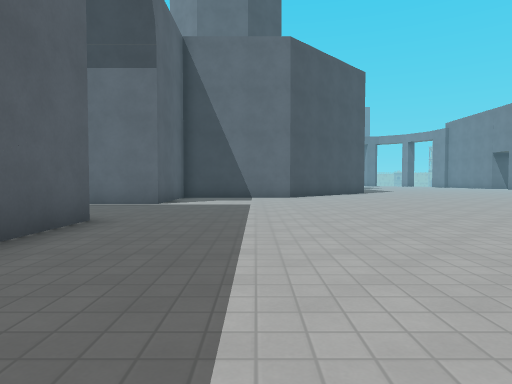
view 1 (above)

24 first-person views from a walk through a 3-D level made in the Godot game engine. The camera is 1.2 m above the floor, tilts 2° down and sees 75° across. The floor is counted in squares, 2 m on a side. Each view is taken from the middle of a square. On the plan, view 1 faces up. The plan holds only what a view shows up to about 10 squares ahead; the rest is blank. The place goes on beyond the plan. Some surface patterns are stand-ins.

view 2
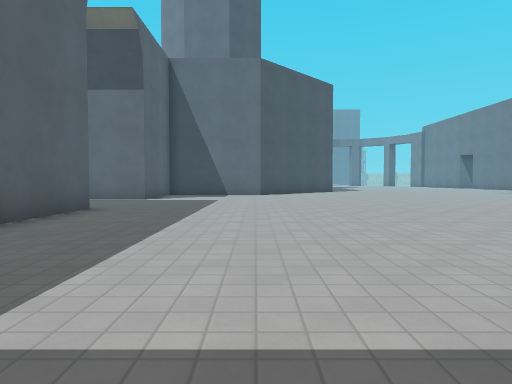

view 3
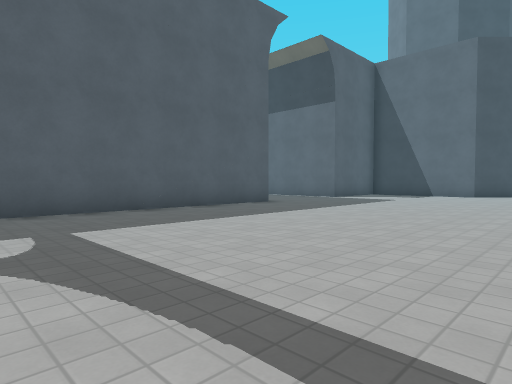

view 4
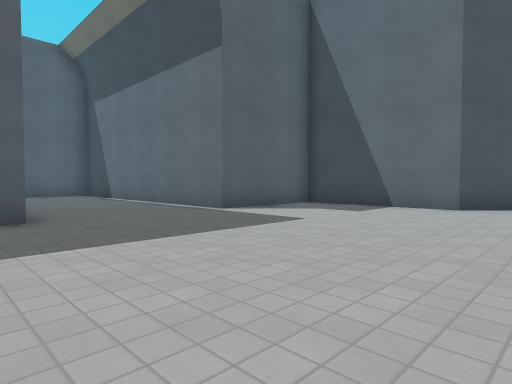

view 5
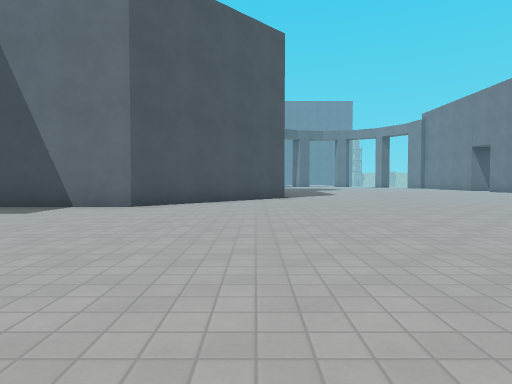

view 6
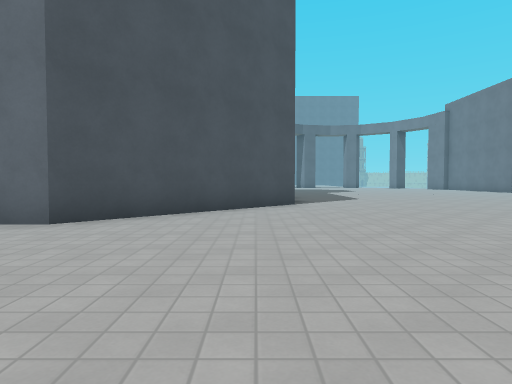

view 7
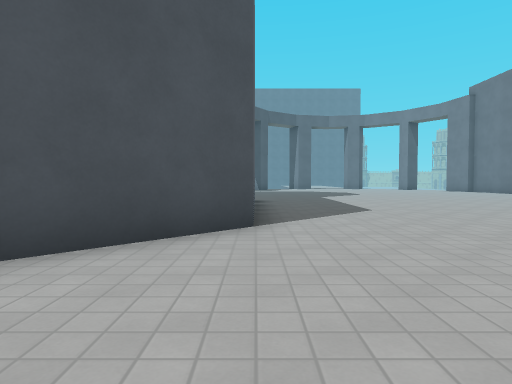

view 8
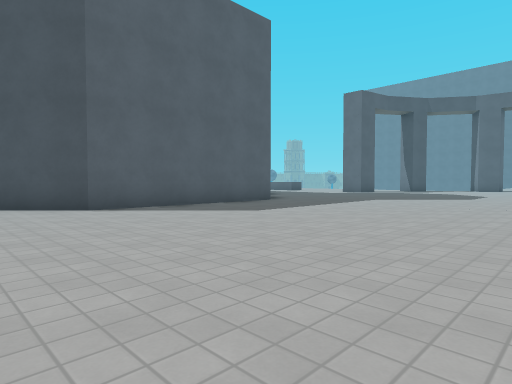

view 9
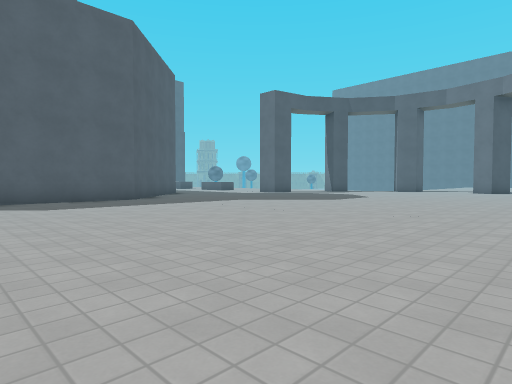

view 10
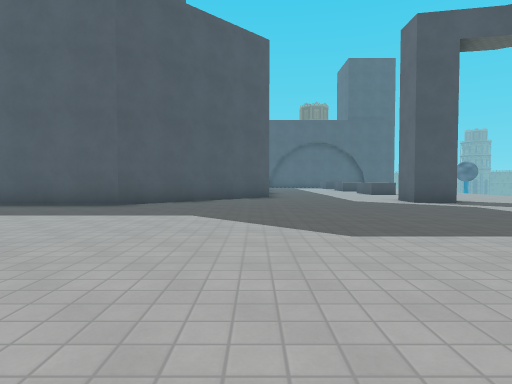

view 11
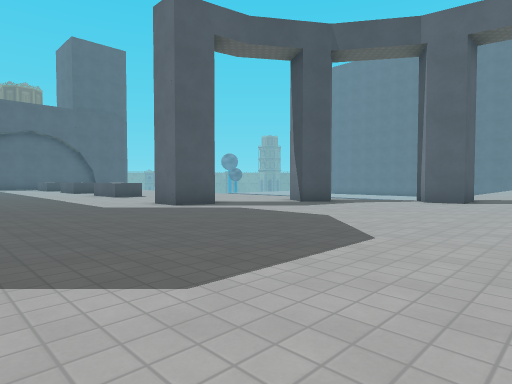

view 12
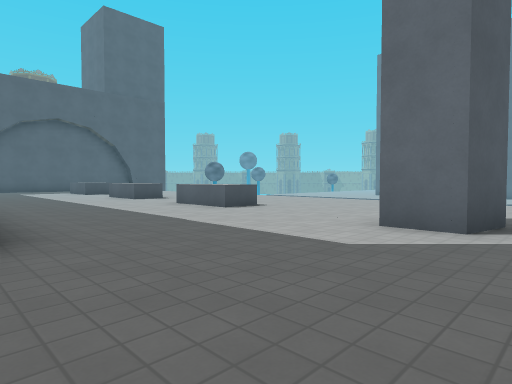

view 13
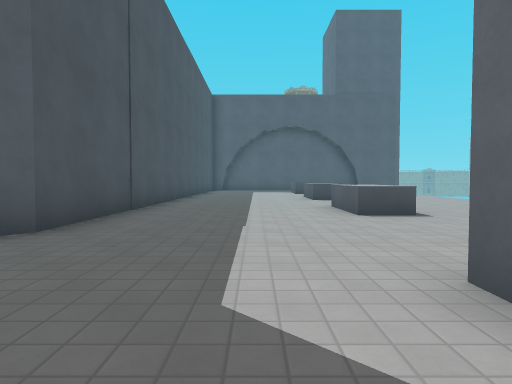

view 14
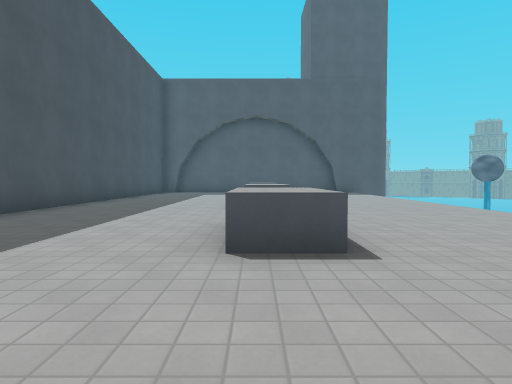

view 15
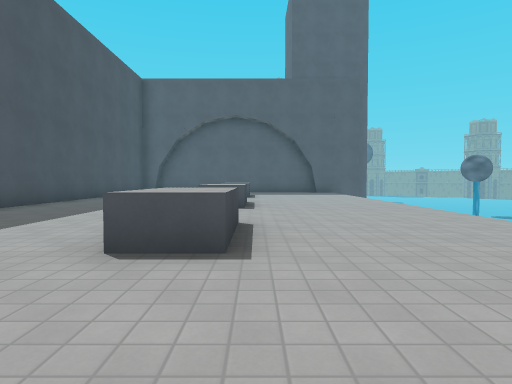

view 16
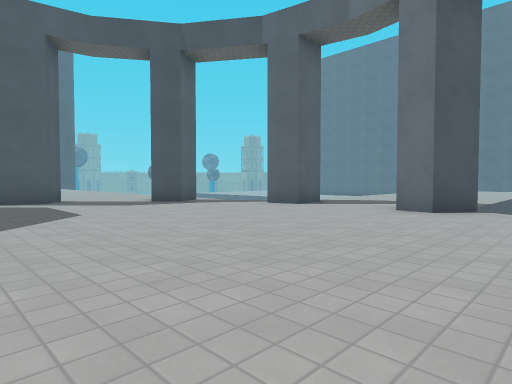

view 17
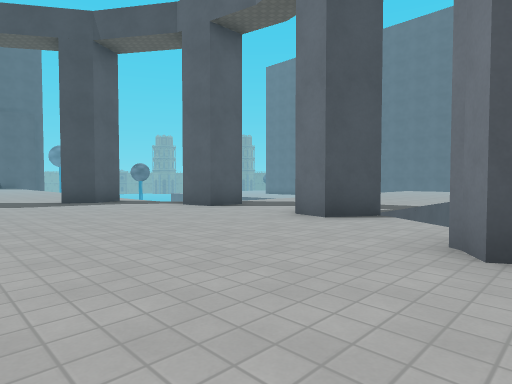

view 18
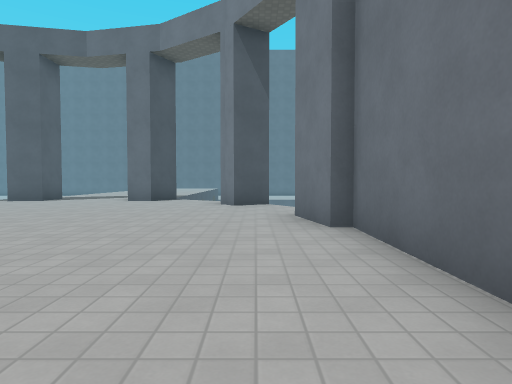

view 19
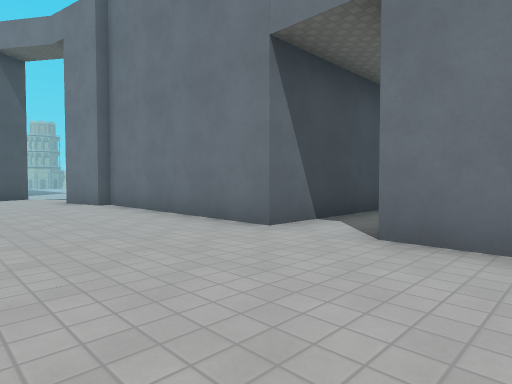

view 20
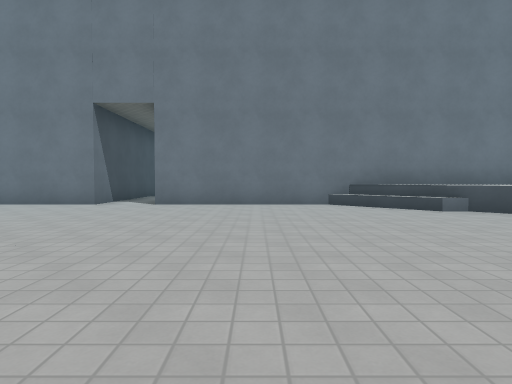

view 21
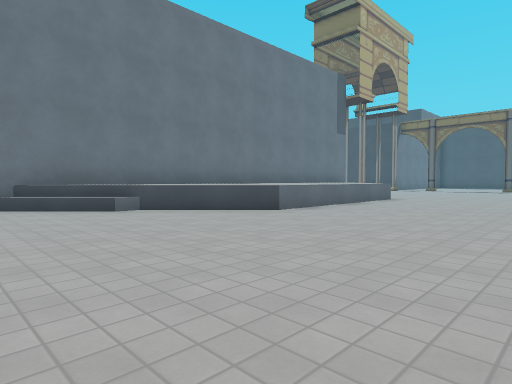

view 22
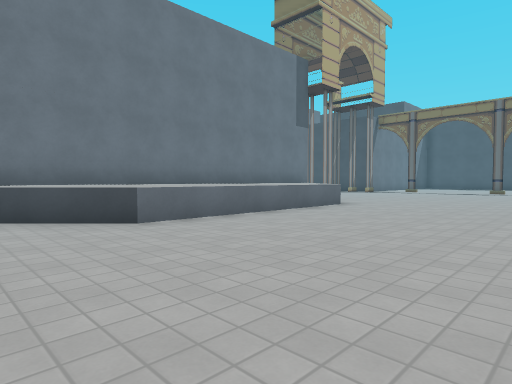

view 23
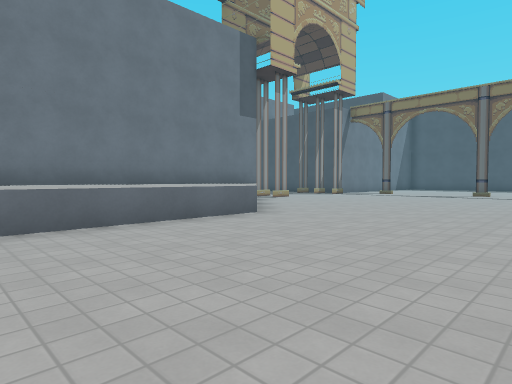

view 24
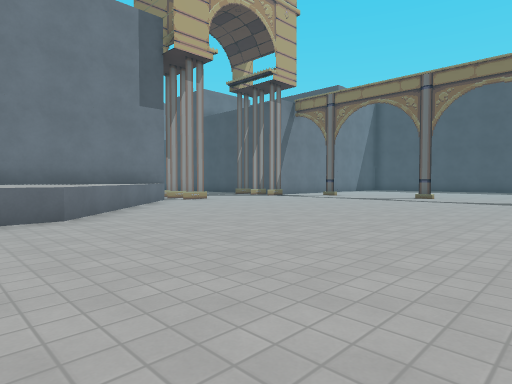

### Floor plan
Key: @ floor where view 1 was taken; # wall or solid block; . main floor; : floor 1 m higher than the main floor; / step, stairs or slope; ^ raised ledge; v drop or lower ground.
Columns run from 8 left of view 1 to 18 right of it. Each row starts with its distance up from view 1.
 39                    ..
 38                    ..
 37                    ..
 36                  ....
 35                  ...
 34  vvvvv        v.#...#.v
 33 ..........  .#.........
 32 ..........  .#.........#v
 31 .........................
 30 ........................#
 29   ^^..^^...##...........#
 28 ...........##...........#
 27 ........................#
 26 ........................#
 25 ........................#
 24 ##########..............#
 23            .............###
 22            #...............
 21            ##...........#
 20             ##..........#
 19              #..........#
 18              #..........##
 17              #........../#
 16             ##.........//#
 15            ##........../:#
 14           ##........../::#
 13          ##........../:::#
 12      #####...........::::#
 11      #...............::::#
 10      #...............::::#
  9  #####...............::::#
  8  ....................::::#
  7 .....................::::#
  6 ......................:::#
  5      #.................::#
  4      #......... ........#
  3      #........  ........
  2      #.......   .......
  1      #.......   ......
  0      #..@....   .....
 -1      #.......   ....
 -2         .....    ..

Positions as (right, up) in squares from view 1, and headings:
1: (0, 0), facing up
2: (1, -2), facing up
3: (4, -2), facing up-left
4: (3, 4), facing up-left
5: (4, 4), facing up
6: (4, 7), facing up
7: (5, 11), facing up
8: (12, 13), facing up-left
9: (15, 16), facing up-left
10: (13, 24), facing left
11: (11, 24), facing up-left
12: (5, 24), facing up-left
13: (5, 27), facing left
14: (2, 29), facing left
15: (2, 30), facing left
16: (14, 27), facing up-left
17: (15, 29), facing up-left
18: (15, 24), facing up
19: (13, 20), facing up-right
20: (8, 19), facing right
21: (8, 18), facing down-right
22: (8, 15), facing down-right
23: (8, 12), facing down-right
24: (7, 9), facing down-right
